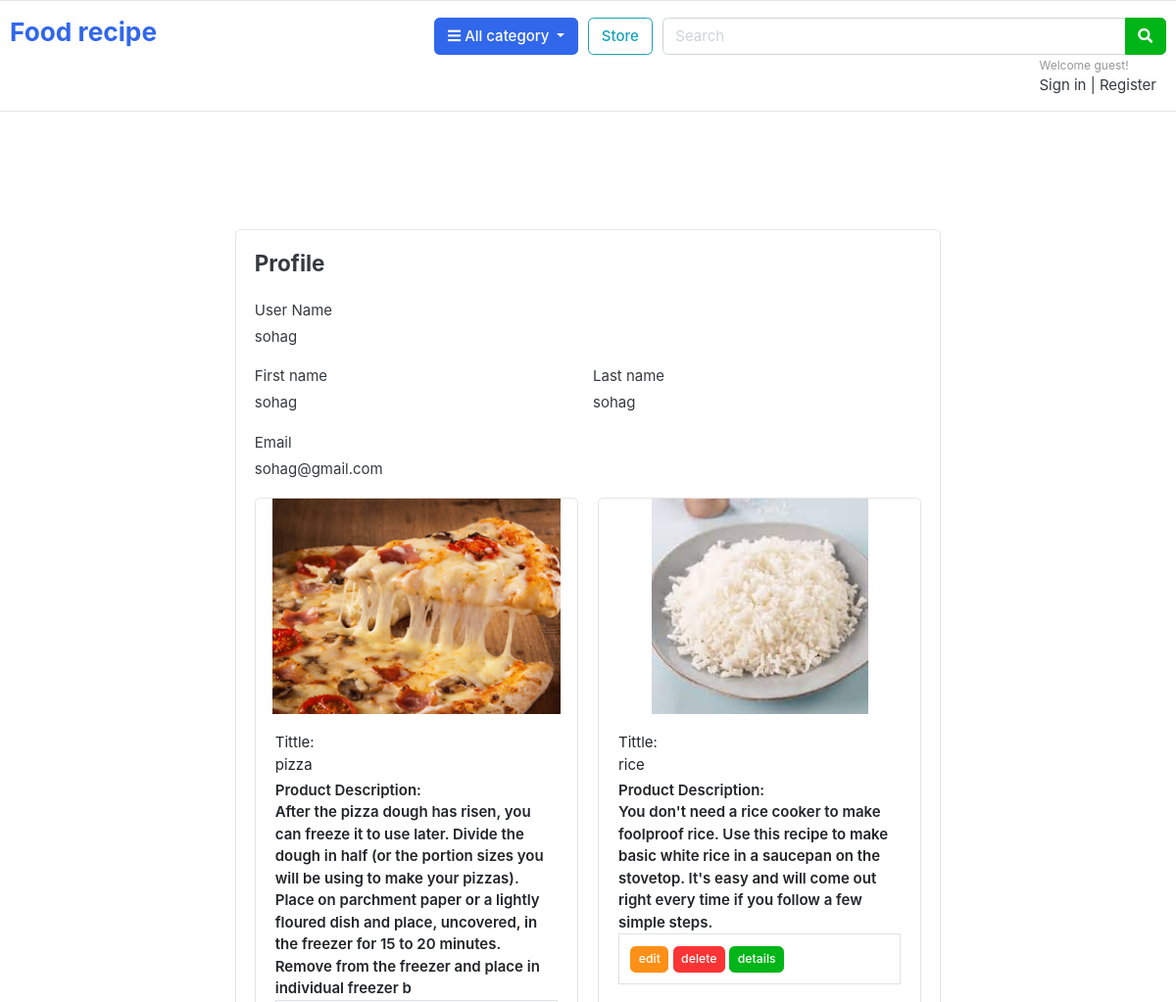
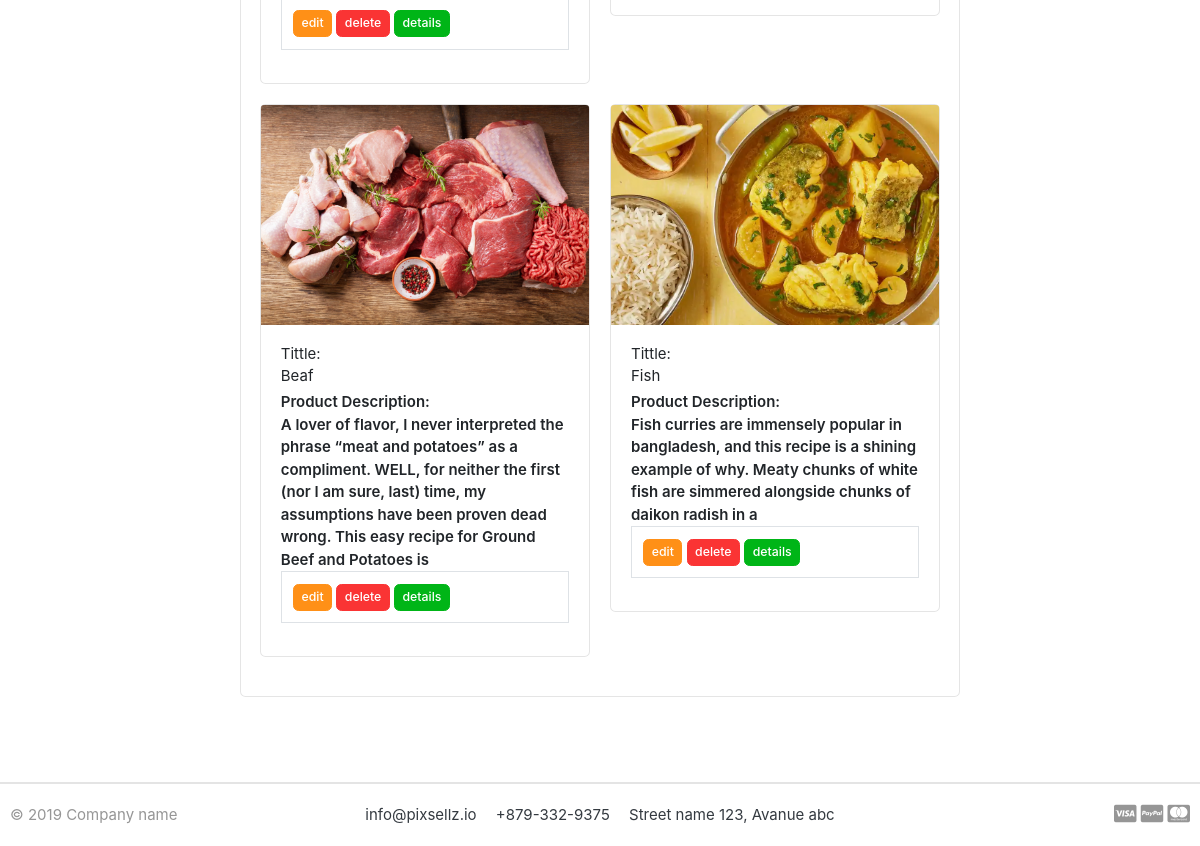
Before: /accounts/profile/sohag/ with the older database file (2 pictures, top to bottom).
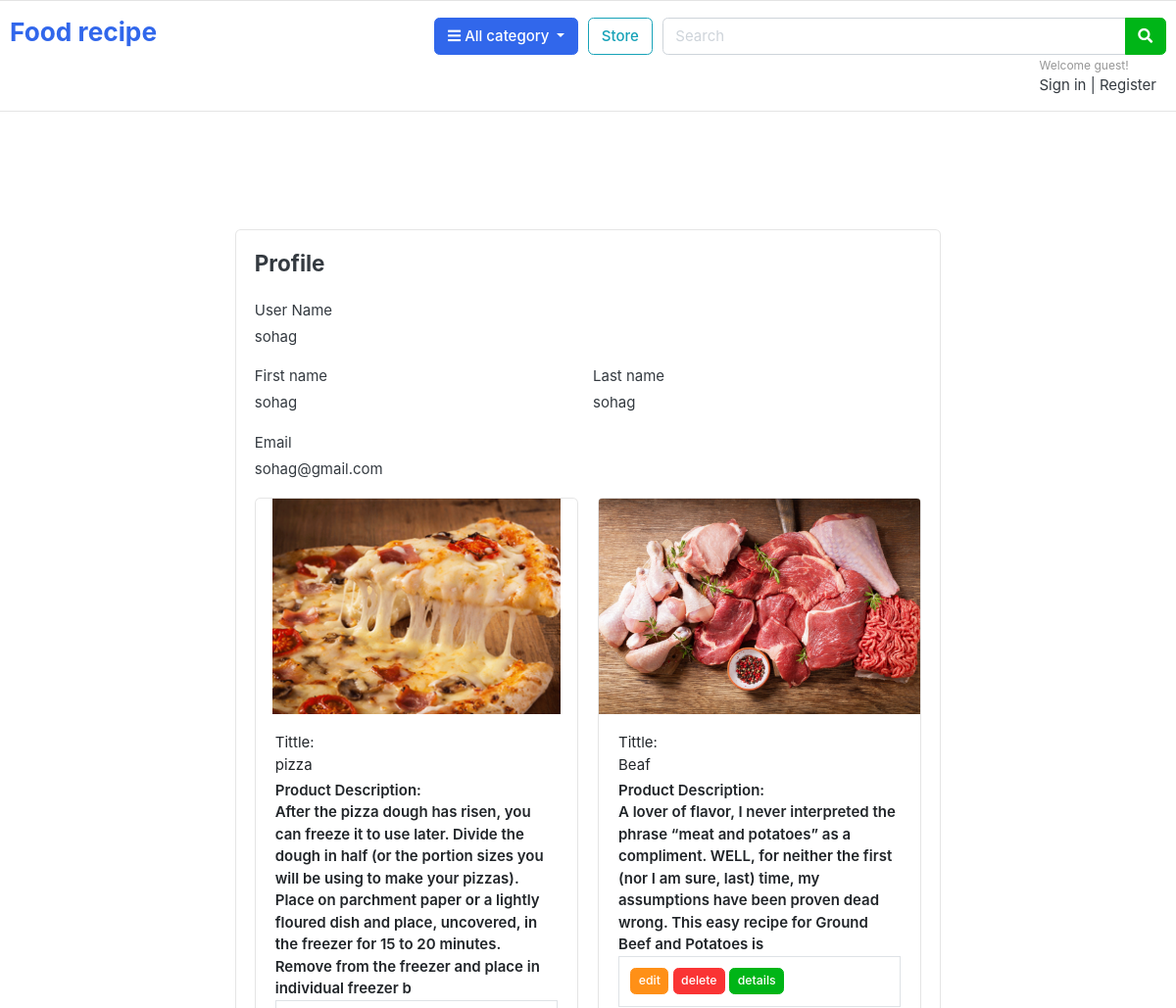
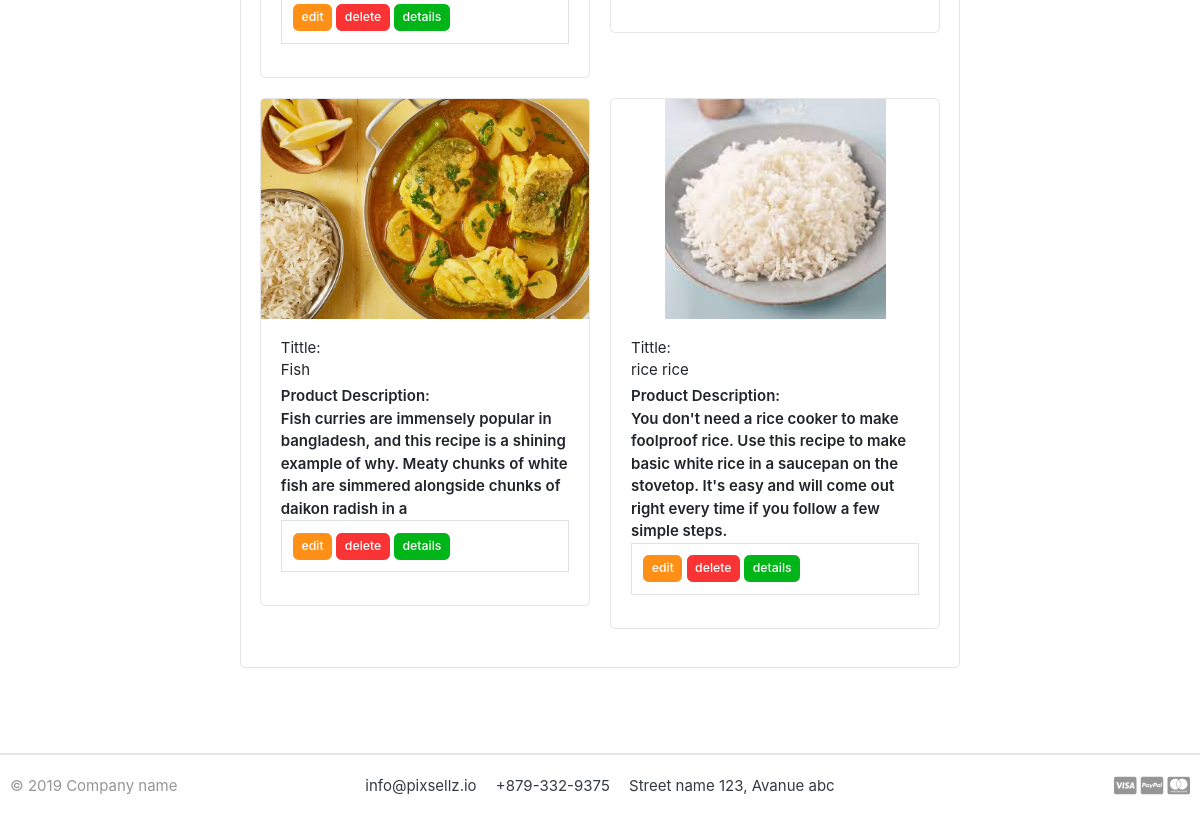
After: the same page with the newer database file (2 pictures, top to bottom).
### store/models.py (models this page shows)
class Product(models.Model):
    product_name = models.CharField(max_length=100, unique=True)
    slug = models.SlugField(max_length=100,unique=True)
    description = models.TextField(max_length=500, blank=True)
    ingredients = models.TextField(max_length=500,blank=True)
    instructions = models.TextField(max_length=500,blank=True)
    image = models.ImageField(upload_to='photos/products')
    category = models.ForeignKey(Category, on_delete=models.CASCADE)
    created_date = models.DateTimeField(auto_now_add=True)
    modified_date = models.DateTimeField(auto_now=True)
    author = models.ForeignKey(User, on_delete=models.CASCADE,default=1, related_name='user_data')
    def __str__(self):
        return self.product_name

### accounts/views.py (the view)
# urls.py: path('profile/', views.profile, name='profile'),
def profile(request, usernam=None):
    if usernam:
        user_profile = User.objects.get(username=usernam)
        user_recipe = Product.objects.filter(author=user_profile)
        print('=====',user_profile.first_name)
        print(user_recipe)
        context =  {'profile' : user_profile, 'user_recipe':user_recipe}
        return render(request, 'accounts/profile.html', context)
    else:
        user_profile = User.objects.get(username=request.user.username)
        user_recipe = Product.objects.filter(author=user_profile)
        context =  {'profile' : user_profile, 'user_recipe':user_recipe}
        return render(request, 'accounts/profile.html', context)

### accounts/templates/accounts/profile.html (shortened to what this page needs)
{% extends 'base.html' %}
{% block body%}
<section class="section-content padding-y">
      <div class="card mx-auto" style="max-width: 720px; margin-top: 80px">
        <article class="card-body">
          <header class="mb-4"><h4 class="card-title">Profile</h4></header>
          <form method="POST">
            <div class="form-row">
              <div class="col form-group">
                <label>User Name</label>
                <br/>
                {{profile.username}}
              </div>
            </div>
            <div class="form-row">
              <div class="col form-group">
                <label>First name</label>
                <br/>
                {{profile.first_name}}
              </div>
              <div class="col form-group">
                <label>Last name</label>
                <br/>
                {{profile.last_name}}
              </div>
            </div>
            <div class="form-group">
              <label>Email</label>
              <br/>
                {{profile.email}}
            </div>
            <div class="row">
              {% for recipe in user_recipe %}
              <div class="col-md-6">
                <div class="card card-product-grid">
                  <a href="{% url 'update_recipe' recipe.id %}" class="img-wrap"> <img src="{{recipe.image.url}}"> </a>
                  <figcaption class="info-wrap">
                    <a href="{% url 'update_recipe' recipe.id %}" class="title">Tittle: </br>{{recipe.product_name}}</a>
                    <div class="price mt-1">Product Description:</br>{{recipe.description}}</div>
                  <div>
                    <table class="table table-bordered">
                      <tbody>
                          <tr>
                              <td>
                                 <a href="{% url 'update_recipe' recipe.id %}" class = 'btn btn-warning btn-sm'>edit</a>
                                 <a href="{% url 'delete_recipe' recipe.id %}" class = 'btn btn-danger btn-sm'>delete</a>
                                 <a href="{% url 'product_detail' recipe.category.slug recipe.slug%}" class = 'btn btn-success btn-sm'>details</a>
                              </td>
                            </tr>
                      </tbody>
                    </table>
                  </div>
                  </figcaption>
                </div>
              </div>
              {% endfor %}
            </div>
          </form>
        </article>
      </div>
      <br /><br />
    </section>
{% endblock%}

Changed rows visible on the page:
removed Product: image (picture), product_name "rice", description "You don't need a rice cooker to make foolproof rice. Use this recipe to make basic white rice in a saucepan on the stovetop. It's easy and will come out right every time if you follow a few simple steps."
added Product: image (picture), product_name "rice rice", description "You don't need a rice cooker to make foolproof rice. Use this recipe to make basic white rice in a saucepan on the stovetop. It's easy and will come out right every time if you follow a few simple steps."
